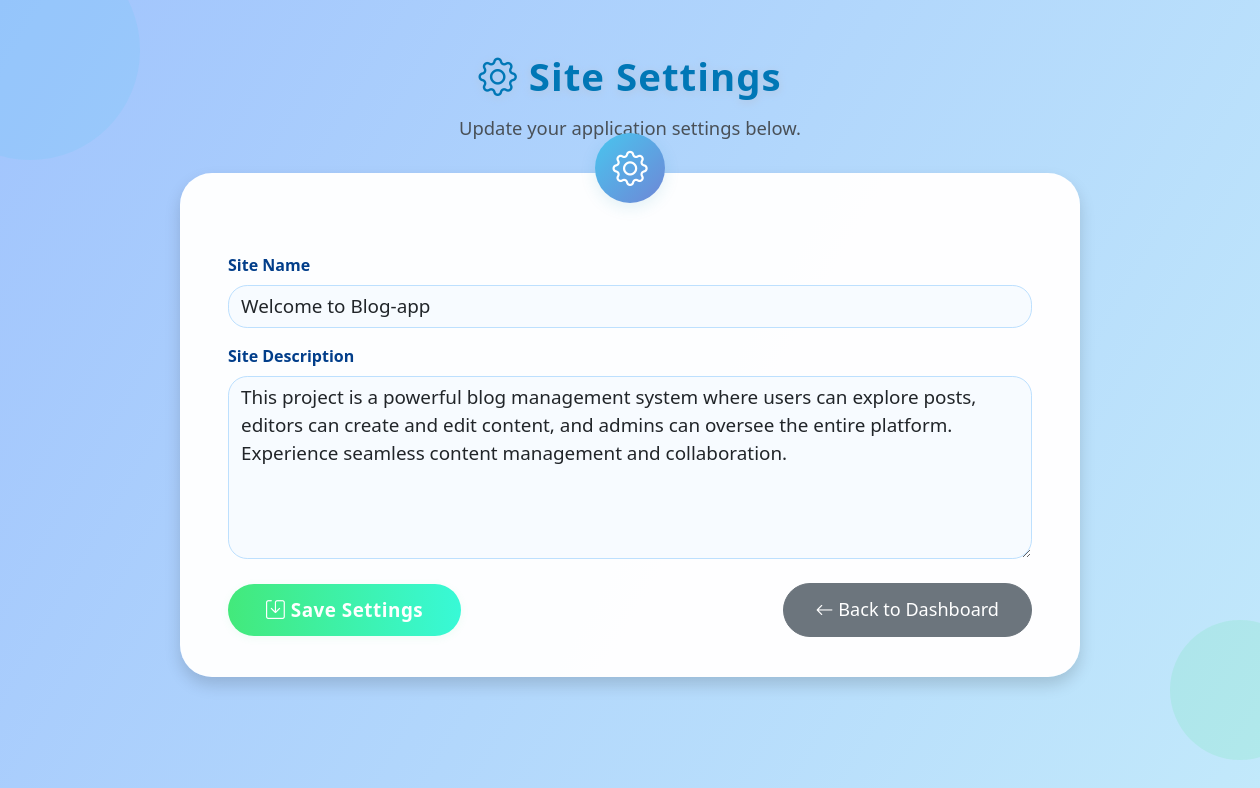
The page /site_setting.php (signed in) on the database its author committed.
### tables this page shows
CREATE TABLE `settings` (
  `id` int(11) NOT NULL,
  `site_name` varchar(255) NOT NULL,
  `site_description` text NOT NULL
);

### site_setting.php (the view, shortened to what this page needs)
<?php
include 'db.php';
$stmt = $conn->prepare("SELECT site_name, site_description FROM settings WHERE id = 1");
$stmt->execute();
$stmt->bind_result($site_name, $site_description);
?>
<!DOCTYPE html>
<html>
<head>
    <link href="https://cdn.jsdelivr.net/npm/bootstrap@5.3.0/dist/css/bootstrap.min.css" rel="stylesheet">
    <link href="https://cdn.jsdelivr.net/npm/bootstrap-icons@1.11.3/font/bootstrap-icons.css" rel="stylesheet">
</head>
<body>
    <div class="bg-shape1"></div>
    <div class="bg-shape2"></div>
    <div class="container py-5 position-relative" style="z-index:2;">
        <div class="text-center mb-2">
            <div class="settings-title"><i class="bi bi-gear"></i> Site Settings</div>
            <div class="settings-subtitle">Update your application settings below.</div>
        </div>
        <div class="card mt-4 shadow position-relative">
            <div class="icon-bg"><i class="bi bi-gear"></i></div>
            <form method="post" autocomplete="off" class="mt-4">
                <div class="mb-3">
                    <label class="form-label">Site Name</label>
                    <input type="text" name="site_name" class="form-control" value="<?php echo htmlspecialchars($site_name); ?>" required>
                </div>
                <div class="mb-3">
                    <label class="form-label">Site Description</label>
                    <textarea name="site_description" class="form-control" rows="6" required><?php echo htmlspecialchars($site_description); ?></textarea>
                </div>
                <div class="d-flex justify-content-between align-items-center mt-4">
                    <button type="submit" class="btn btn-success"><i class="bi bi-save"></i> Save Settings</button>
                    <a href="admin_dashboard.php" class="btn btn-secondary"><i class="bi bi-arrow-left"></i> Back to Dashboard</a>
                </div>
            </form>
        </div>
    </div>
</body>
</html>

### site_setting.php (style rules this page uses)
body { background: linear-gradient(120deg, #a1c4fd 0%, #c2e9fb 100%); min-height: 100vh; font-family: 'Segoe UI', Arial, sans-serif; overflow-x: hidden; }
.settings-title { font-size: 2.4rem; font-weight: bold; color: #0077b6; margin-bottom: 0.5rem; letter-spacing: 1px; text-shadow: 0 2px 8px #b3c6e0; }
.settings-subtitle { color: #495057; font-size: 1.15rem; margin-bottom: 2rem; }
.card { border-radius: 2rem; box-shadow: 0 8px 32px rgba(33,147,176,0.18); border: none; background: rgba(255,255,255,0.98); max-width: 900px; margin: 0 auto; padding: 3.5rem 3rem 2.5rem 3rem; position: relative; z-index: 2; }
.form-label { font-weight: 600; color: #023e8a; }
.form-control, textarea.form-control { border-radius: 1.2rem; font-size: 1.18rem; background: #f7fbff; border: 1.5px solid #bde0fe; transition: border-color 0.2s; }
.btn-success { border-radius: 30px; padding: 12px 38px; font-size: 1.18rem; background: linear-gradient(90deg, #43e97b 0%, #38f9d7 100%); border: none; font-weight: 600; letter-spacing: 0.5px; box-shadow: 0 2px 8px rgba(67,233,123,0.08); transition: background 0.2s, transform 0.2s; }
.btn-secondary { border-radius: 30px; padding: 12px 32px; font-size: 1.13rem; font-weight: 500; }
.icon-bg { position: absolute; top: -40px; left: 50%; transform: translateX(-50%); background: linear-gradient(135deg, #48c6ef 0%, #6f86d6 100%); width: 70px; height: 70px; border-radius: 50%; display: flex; align-items: center; justify-content: center; box-shadow: 0 4px 16px rgba(33,147,176,0.13); z-index: 3; }
.icon-bg i { font-size: 2.2rem; color: #fff; }
.bg-shape1, .bg-shape2 { position: absolute; border-radius: 50%; opacity: 0.13; z-index: 0; }
.bg-shape1 { width: 220px; height: 220px; background: #48c6ef; top: -60px; left: -80px; }
.bg-shape2 { width: 140px; height: 140px; background: #43e97b; bottom: 40px; right: -50px; }

### rows shown on the page
settings: site_name "Welcome to Blog-app", site_description "This project is a powerful blog management system where users can explore posts, editors can create and edit content, and admins can oversee the entire platform. Experience seamless content management and collaboration."
